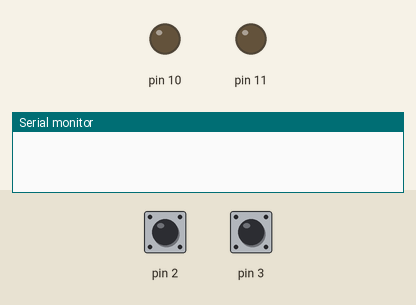
A sketch run on a simulated Arduino Nano, built with avr-gcc and run on an emulated ATmega328P. On the bench: output pins drawn as LEDs (lit = HIGH), the last lines printed to the serial monitor. Inputs (shaded band) come from the test bench; at power-on: pin 2 LOW, pin 3 LOW.

Above: at 1.2 s.
1.3 s: pin 2 pulsed HIGH 5 times (0.12 s each, 0.3 s apart)
At 2.0 s:
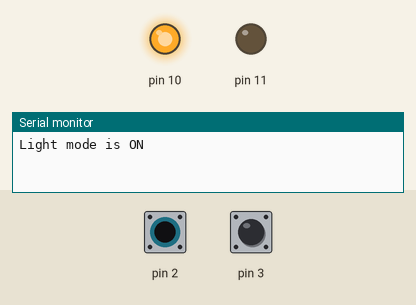
4.3 s: pin 3 pulsed HIGH 2 times (0.12 s each, 0.3 s apart)
At 5.6 s:
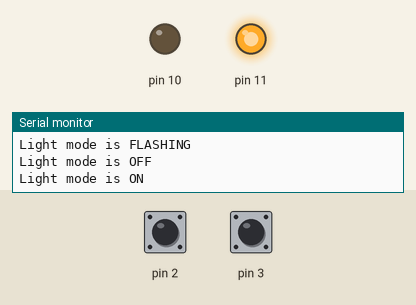
6.4 s: pin 3 driven HIGH
9.4 s: pin 3 driven LOW
At 10.6 s:
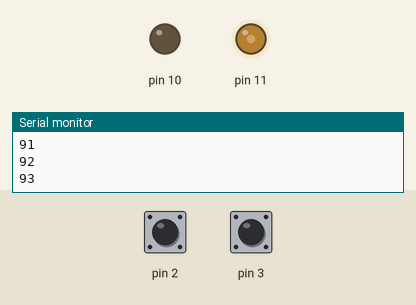
Timing chart, 0 to 11.9 s (numbered marks = the images above; inputs shaded):
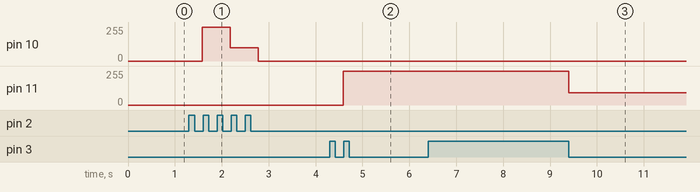

Measured:
- after the input at 1.3 s, pin 10: 0/255 → 255/255 after 0.28 s, → 100/255 0.60 s later, → 0/255 0.60 s later
- after the input at 4.3 s, pin 11: 0/255 → 255/255 after 0.30 s
- after the input at 6.4 s, pin 11: 255/255 → 93/255 after 3.0 s
- after the input at 9.4 s, pin 11: stays 93/255 (without the input it goes to 109/255 after 2.5 s)

The sketch:

ebike_A.ino
```cpp
/*
  Ebike lighting control
  using arduino nano clone
 */
#include "Light.h"

Light tail;
Light head;

//modes
const int OFF = 0;
const int ON = 1;
const int FLASHING = 2;

//button control constants
const int DEBOUNCE_DELAY = 15;
const int HOLDDOWN_DELAY = 250;

//LED fading constants
const int FADE_INCREMENT = 1;  //must be a divosor of 255, ex 1,3,5..
const int PWM_MAX = 255;
const int PWM_MIN  = 0;
const int PWM_LOW = 100;

//LED flashing
const int FLASH_TIME = 500;


void setup() {
  //intitialize lights:
  tail = {2,LOW,10,OFF,PWM_MAX,FLASH_TIME,0};   //button pin #2, button state is low, LED pin 10, mode OFF (0) , fade level 255, last flash set to 0
  head = {3,LOW,11,OFF,PWM_MAX,FLASH_TIME,0};   //button pin #3, button state is low, LED pin 11, mode OFF (0), fade level 255, last flash set to 0

  pinMode(tail.buttonPin, INPUT);
  pinMode(head.buttonPin, INPUT);
  pinMode(tail.lightPin, OUTPUT);
  pinMode(head.lightPin, OUTPUT);

  Serial.begin(9600);
}

void loop() {
  updateLightMode(tail);
  updateLightMode(head);
  unsigned long currentMillis = millis();
  triggerEffect(tail,currentMillis);
  triggerEffect(head,currentMillis);
}


void triggerEffect(Light &light, unsigned long thisMillis){
  if (light.mode == FLASHING){
    if(thisMillis - light.lastFlash >= light.flashInterval) {
      if (light.lightFade == PWM_MAX){

        light.lightFade = PWM_LOW;
      } else {
        light.lightFade = PWM_MAX;
      }

    analogWrite(light.lightPin, light.lightFade);
    light.lastFlash = thisMillis;
    }
  }
}

void updateLightMode(Light &light) {
  if(buttonPressedCheck(light)) {                 //if a button press has occured
      light.buttonState = HIGH;                //update the recorded button state to high
      delay(HOLDDOWN_DELAY);                  //wait to see if it's a hold down or a press
      if(buttonHoldCheck(light)){                       //if the button is being held down then start adjustingMode
        adjustMode(light);
      }else {                          //if the button is not being held down  that means it was a press, cycle the mode and write the new lighting condition
        cycleMode(light);
        writeMode(light);
      }
  } else if(buttonReleasedCheck(light)) {   //if a button release has occured then save the state of the button as not pressed
    light.buttonState = LOW;
  }
}

void adjustMode(Light &light){
  if (light.mode == ON){
    fade(light);
  }else{
    modifyFlashInterval(light);
  }
}

void modifyFlashInterval(Light &light){
  //Serial.println("tried to adjust flashing speed");
  int increment= FADE_INCREMENT;


  while(debounceButton(light)){
    unsigned long currentMillis = millis();
    triggerEffect(light,currentMillis);
    light.flashInterval +=increment;
    increment *=(((light.flashInterval % 1000) == PWM_MIN) ? -1 : 1);
    //Serial.println(light.flashInterval);
    delay(5);
  }

}


void fade(Light &light) {    //resets light.Fade to 0 and then fades up and down from 0 to 255
  int dir = FADE_INCREMENT;
  light.lightFade = LOW;

  while(debounceButton(light) && light.mode == ON){
    light.lightFade += dir;
    dir *= (((light.lightFade % PWM_MAX) == PWM_MIN) ? -1 : 1);   //cycling math
    analogWrite(light.lightPin, light.lightFade);
    Serial.println(light.lightFade);
  }
}

void cycleMode(Light &light) {
  resetDefaults(light);
  if (light.mode == FLASHING) {
    light.mode = OFF;
  } else {
    light.mode++;
  }
}

void resetDefaults(Light &light){
  light.lightFade=PWM_MAX;
  light.flashInterval = FLASH_TIME;
}


void writeMode(Light light) {
  if(light.mode == OFF) {
    Serial.println("Light mode is OFF");
    analogWrite(light.lightPin, LOW);
  } else if(light.mode == ON) { //second mode of lighting both on

    Serial.println("Light mode is ON");
    analogWrite(light.lightPin, light.lightFade);
  } else {
    Serial.println("Light mode is FLASHING");
    analogWrite(light.lightPin, PWM_MAX);
  }
}

boolean buttonPressedCheck(Light light) {
  return (debounceButton(light) == HIGH && light.buttonState == LOW);
}

boolean buttonReleasedCheck(Light light) {
  return (debounceButton(light) == LOW && light.buttonState == HIGH);
}

boolean buttonHoldCheck(Light light) {
  return (debounceButton(light) == HIGH && light.buttonState == HIGH);
}

boolean debounceButton(Light light){
  boolean stateNow = digitalRead(light.buttonPin);
  if (light.buttonState != stateNow) {
    delay(DEBOUNCE_DELAY);
    stateNow = digitalRead(light.buttonPin);
  }
  return stateNow;
}
```

Light.h
```cpp
struct Light {
  int buttonPin;
  bool buttonState;
  int lightPin;
  int mode;
  int lightFade;
  int flashInterval;
  unsigned long lastFlash;
};
```
